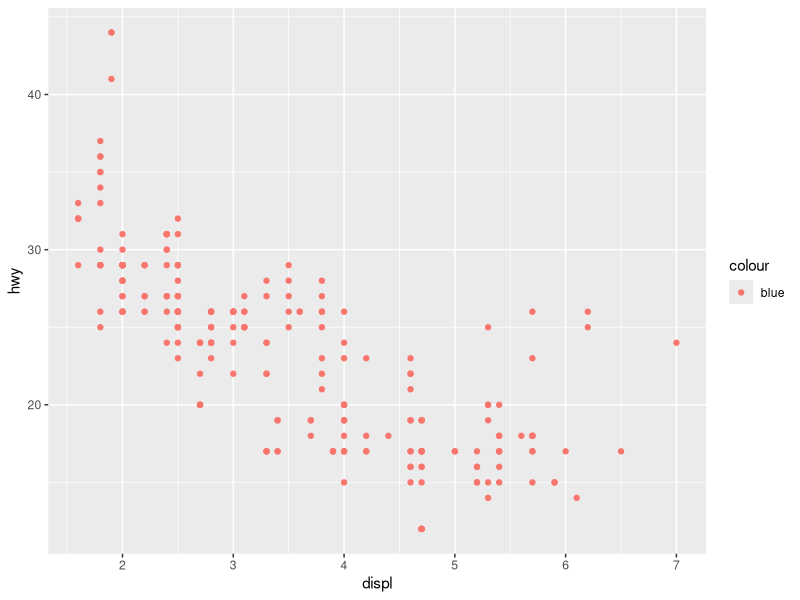
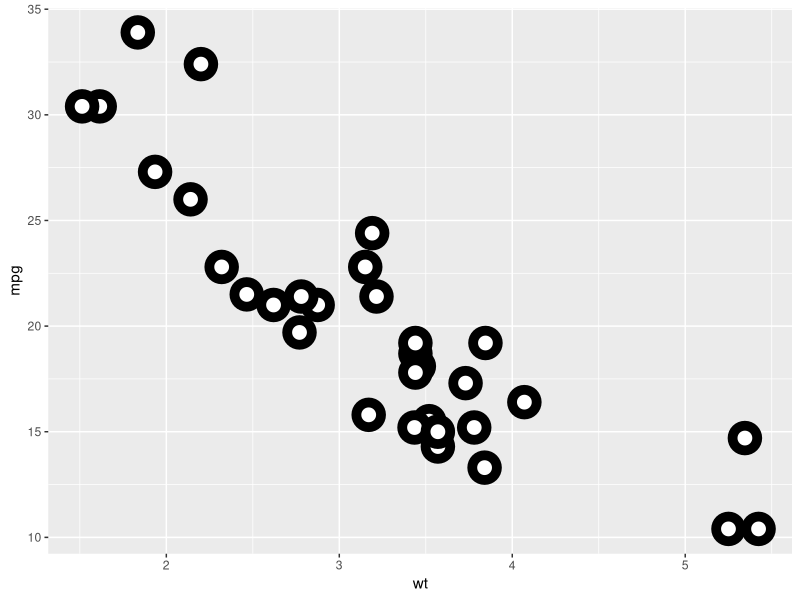

Write the R code that produced these figures, in order.
## ---- chunk 1
library(tidyverse)
## ---- chunk 2
ggplot(data = mpg) + geom_point(mapping = aes(x = displ, y = hwy, color = "blue"))
## ---- chunk 3

## ---- chunk 4

## ---- chunk 5

## ---- chunk 6
?geom_point
## ---- chunk 7
ggplot(mtcars, aes(wt, mpg)) +
  geom_point(shape = 21, color = "black", fill = "white", size = 5, stroke = 5)
## ---- chunk 8

